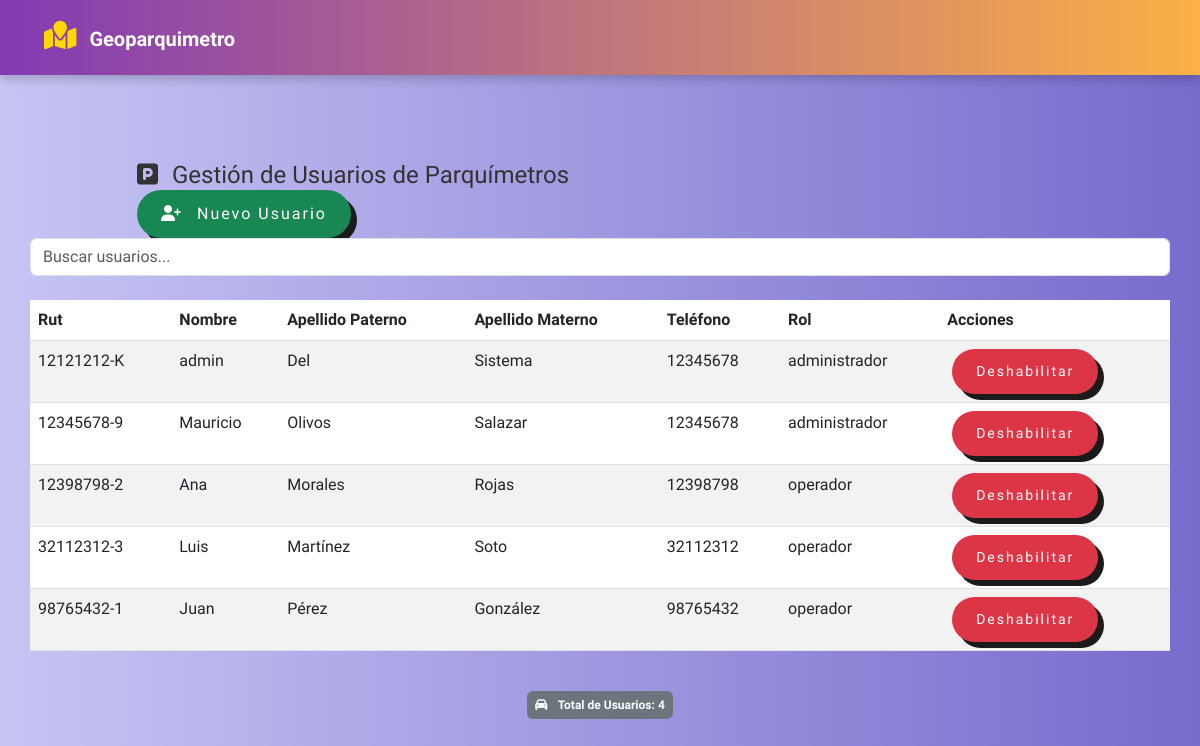
/php/view/usuarios.php, run on the app's committed database.
### tables this page shows
CREATE TABLE usuarios (
    rut VARCHAR(20) PRIMARY KEY,
    login INT NOT NULL DEFAULT(0),
    nombre VARCHAR(50) NOT NULL,
    apellido1 VARCHAR(50) NOT NULL,
    apellido2 VARCHAR(50) NOT NULL,
    contraseña VARCHAR(255) NOT NULL,
    rol ENUM('administrador', 'operador') NOT NULL,
    numero INT,
    estado BOOLEAN DEFAULT TRUE,
    latitud DECIMAL(10, 8),
    longitud DECIMAL(11, 8),
    fecha_creacion DATETIME DEFAULT CURRENT_TIMESTAMP
);

### php/view/usuarios.php (the view, shortened to what this page needs)
<?php
include '../conexion.php';
include '../component/navegacion.php';
$sql = "SELECT COUNT(*) AS total FROM usuarios";
$result = $conn->query($sql);
$totalUsuarios = 0;
if ($result) {
    $row = $result->fetch_assoc();
    $totalUsuarios = $row['total'] - 1;
}
?>
<!DOCTYPE html>
<html lang="es">
<head>
    <link rel="stylesheet" href="https://cdn.jsdelivr.net/npm/bootstrap@5.3.0/dist/css/bootstrap.min.css">
    <link href="https://cdn.jsdelivr.net/npm/bootstrap@5.3.0/dist/css/bootstrap.min.css" rel="stylesheet">
    <link href="https://cdnjs.cloudflare.com/ajax/libs/font-awesome/6.0.0-beta3/css/all.min.css" rel="stylesheet">
    <link rel="stylesheet" href="../view/css/styles.css">
</head>
<body>
    <?php renderNav() ?>
    <div class="container py-5">
        <div class="row justify-content-center">
            <div class="col-md-10">
                <h1 class="h4 mb-0">
                    <i class="fas fa-parking me-2"></i>
                    Gestión de Usuarios de Parquímetros
                </h1>
                <button id="btnNuevoUsuario" class="btn btn-success">
                    <i class="fas fa-user-plus me-2"></i>
                    Nuevo Usuario
                </button>
            </div>
            <div class="card-body">
                <div class="mb-4">
                    <input type="text" id="buscarUsuario" class="form-control" placeholder="Buscar usuarios...">
                </div>
                <div class="table-responsive">
                    <table id="tablaUsuarios" class="table table-striped table-hover">
                        <thead>
                            <tr>
                                <th>Rut</th>
                                <th>Nombre</th>
                                <th>Apellido Paterno</th>
                                <th>Apellido Materno</th>
                                <th>Teléfono</th>
                                <th>Rol</th>
                                <th>Acciones</th>
                            </tr>
                        </thead>
                        <tbody>
                            <?php
                            $sql = "SELECT * FROM usuarios";
                            $result = $conn->query($sql);
                            if ($result->num_rows > 0) {
                                while ($row = $result->fetch_assoc()) {
                                    echo "<tr>";
                                    echo "<td>" . htmlspecialchars($row['rut']) . "</td>";
                                    echo "<td>" . htmlspecialchars($row['nombre']) . "</td>";
                                    echo "<td>" . htmlspecialchars($row['apellido1']) . "</td>";
                                    echo "<td>" . htmlspecialchars($row['apellido2']) . "</td>";
                                    echo "<td>" . htmlspecialchars($row['numero']) . "</td>";
                                    echo "<td>" . htmlspecialchars($row['rol']) . "</td>";
                                    echo "<td>";
                                    if ($row['estado'] == 1) {
                                        echo "<form action='../data/usuarios/usuarios_disable.php' method='POST' style='display:inline; margin-left: 5px;'>";
                                        echo "<button type='submit' class='btn btn-danger btn-sm'>Deshabilitar</button>";
                                        echo "</form>";
                                    } else {
                                        echo "<form action='../data/usuarios/usuarios_enable.php' method='POST' style='display:inline; margin-left: 5px;'>";
                                        echo "<input type='hidden' name='rut' value='" . htmlspecialchars($row['rut']) . "'>";
                                        echo "<button type='submit' class='btn btn-success btn-sm'>Habilitar</button>";
                                        echo "</form>";
                                    }
                                    echo "</td></tr>";
                                }
                            } else {
                                echo "<tr><td colspan='7' class='text-center'>No hay usuarios registrados</td></tr>";
                            }
                            ?>
                        </tbody>
                    </table>
                </div>
                <div class="text-center mt-4">
                    <span id="totalUsuarios" class="badge bg-secondary p-2">
                        <i class="fas fa-car me-2"></i>
                        Total de Usuarios: <?php echo $totalUsuarios; ?>
                    </span>
                </div>
            </div>
        </div>
    </div>
</body>
</html>

### php/component/navegacion.php (shortened to what this page needs)
<?php
function renderNav() {
    ?>
    <nav class="navbar navbar-expand-lg">
        <div class="container-fluid">
            <a class="navbar-brand" href="?logout=true"><i class="fa-solid fa-map-location"></i> Geoparquimetro</a>
        </div>
    </nav>
    <?php
}
?>

### php/view/css/styles.css (style rules this page uses)
:root { --primary-color: #007bff; --secondary-color: #6c63ff; --text-dark: #333; --bg-light: #f8f9fa; }
body { padding-top: 80px; background: linear-gradient(90deg, #C7C5F4, #776BCC); font-family: 'Raleway', sans-serif; margin: 0; display: flex; align-items: center; justify-content: center; height: 100vh; overflow: hidden; color: var(--text-dark); }
.btn { border: none; padding: 12px 24px; border-radius: 24px; letter-spacing: 2px; cursor: pointer; box-shadow: 6px 6px 0px #1B1B1B; transition: all 0.3s ease; }
.navbar { position: fixed; top: 0; left: 0; width: 100%; z-index: 1000; background: linear-gradient(90deg, rgba(131, 58, 180, 1) 0%, rgba(252, 176, 69, 1) 100%); padding: 1rem 2rem; box-shadow: 0 4px 10px rgba(0, 0, 0, 0.2); font-family: 'Raleway', sans-serif; }
.navbar-brand { font-weight: bold; color: #fff; }
.navbar-brand i { margin-right: 8px; color: #FFD700; font-size: 1.8rem; }

### data on the page
usuarios: rut "12121212-K", nombre "admin", apellido1 "Del", apellido2 "Sistema", numero "12345678", rol "administrador"
usuarios: rut "12345678-9", nombre "Mauricio", apellido1 "Olivos", apellido2 "Salazar", numero "12345678", rol "administrador"
usuarios: rut "12398798-2", nombre "Ana", apellido1 "Morales", apellido2 "Rojas", numero "12398798", rol "operador"
usuarios: rut "32112312-3", nombre "Luis", apellido1 "Martínez", apellido2 "Soto", numero "32112312", rol "operador"
usuarios: rut "98765432-1", nombre "Juan", apellido1 "Pérez", apellido2 "González", numero "98765432", rol "operador"

### other printed values
$totalUsuarios "4"
